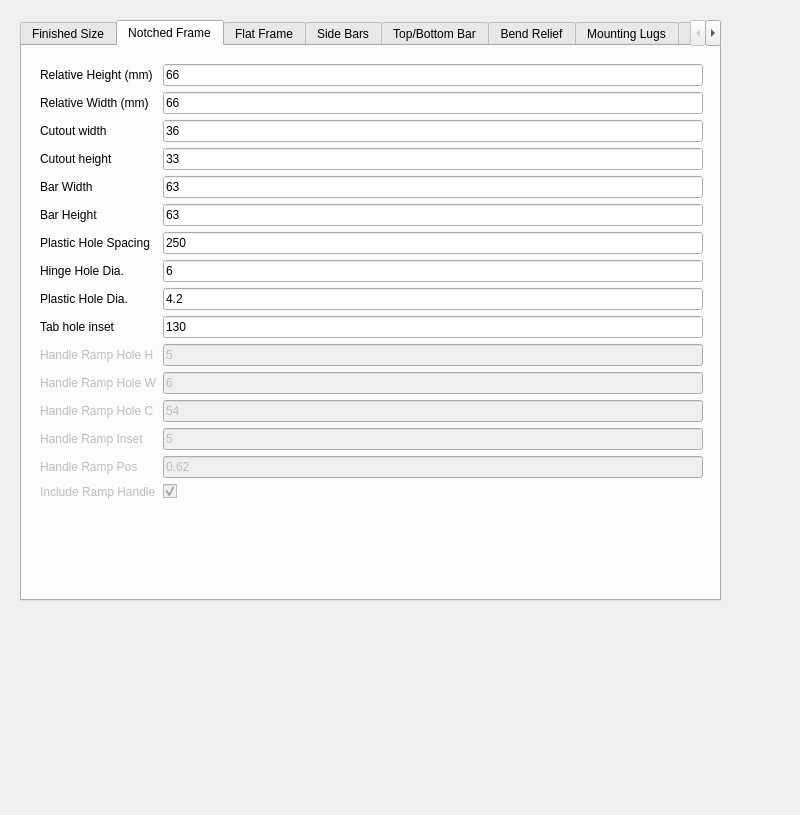
<?xml version="1.0" encoding="UTF-8"?>
<ui version="4.0">
 <class>Form</class>
 <widget class="QWidget" name="Form">
  <property name="geometry">
   <rect>
    <x>0</x>
    <y>0</y>
    <width>800</width>
    <height>815</height>
   </rect>
  </property>
  <property name="minimumSize">
   <size>
    <width>800</width>
    <height>500</height>
   </size>
  </property>
  <property name="windowTitle">
   <string>Form</string>
  </property>
  <property name="toolTip">
   <string extracomment="Hole clearance will be added to this value"/>
  </property>
  <widget class="QTabWidget" name="tabWidget">
   <property name="enabled">
    <bool>true</bool>
   </property>
   <property name="geometry">
    <rect>
     <x>20</x>
     <y>20</y>
     <width>701</width>
     <height>581</height>
    </rect>
   </property>
   <property name="currentIndex">
    <number>1</number>
   </property>
   <property name="documentMode">
    <bool>false</bool>
   </property>
   <widget class="QWidget" name="tab">
    <attribute name="title">
     <string>Finished Size</string>
    </attribute>
    <widget class="QWidget" name="formLayoutWidget_9">
     <property name="geometry">
      <rect>
       <x>0</x>
       <y>10</y>
       <width>683</width>
       <height>281</height>
      </rect>
     </property>
     <layout class="QFormLayout" name="formLayout_9">
      <item row="2" column="1">
       <widget class="QLineEdit" name="FinishedWidth">
        <property name="text">
         <string>557</string>
        </property>
       </widget>
      </item>
      <item row="2" column="0">
       <widget class="QLabel" name="label">
        <property name="text">
         <string>Width (mm):</string>
        </property>
       </widget>
      </item>
      <item row="3" column="1">
       <widget class="QLineEdit" name="FinishedHeight">
        <property name="text">
         <string>1200</string>
        </property>
       </widget>
      </item>
      <item row="3" column="0">
       <widget class="QLabel" name="label">
        <property name="text">
         <string>Height (mm):</string>
        </property>
       </widget>
      </item>
      <item row="5" column="1">
       <widget class="QPushButton" name="SaveButton">
        <property name="enabled">
         <bool>false</bool>
        </property>
        <property name="text">
         <string>Save</string>
        </property>
       </widget>
      </item>
      <item row="7" column="1">
       <widget class="QPushButton" name="pushButton">
        <property name="enabled">
         <bool>false</bool>
        </property>
        <property name="text">
         <string>Restore</string>
        </property>
       </widget>
      </item>
      <item row="1" column="1">
       <widget class="QLineEdit" name="CustomerName">
        <property name="text">
         <string>Customer_Name</string>
        </property>
       </widget>
      </item>
      <item row="1" column="0">
       <widget class="QLabel" name="Customer">
        <property name="text">
         <string>Customer</string>
        </property>
       </widget>
      </item>
      <item row="4" column="1">
       <widget class="QCheckBox" name="TopOpener">
        <property name="enabled">
         <bool>false</bool>
        </property>
        <property name="text">
         <string/>
        </property>
       </widget>
      </item>
      <item row="4" column="0">
       <widget class="QLabel" name="label_46">
        <property name="enabled">
         <bool>false</bool>
        </property>
        <property name="text">
         <string>Top Opener</string>
        </property>
       </widget>
      </item>
      <item row="8" column="1">
       <widget class="QLabel" name="label_47">
        <property name="text">
         <string>System assumes that 'Allowance' between masons opening and window has been subtracted by specifier.</string>
        </property>
       </widget>
      </item>
     </layout>
    </widget>
   </widget>
   <widget class="QWidget" name="tab_2">
    <attribute name="title">
     <string>Notched Frame</string>
    </attribute>
    <widget class="QWidget" name="formLayoutWidget_8">
     <property name="geometry">
      <rect>
       <x>9</x>
       <y>9</y>
       <width>681</width>
       <height>518</height>
      </rect>
     </property>
     <layout class="QFormLayout" name="formLayout_8">
      <property name="fieldGrowthPolicy">
       <enum>QFormLayout::AllNonFixedFieldsGrow</enum>
      </property>
      <item row="0" column="0">
       <widget class="QLabel" name="label_18">
        <property name="text">
         <string>Relative Height (mm)</string>
        </property>
       </widget>
      </item>
      <item row="0" column="1">
       <widget class="QLineEdit" name="FrameARelativeHeight">
        <property name="text">
         <string>66</string>
        </property>
       </widget>
      </item>
      <item row="1" column="0">
       <widget class="QLabel" name="label_23">
        <property name="text">
         <string>Relative Width (mm)</string>
        </property>
       </widget>
      </item>
      <item row="1" column="1">
       <widget class="QLineEdit" name="FrameARelativeWidth">
        <property name="text">
         <string>66</string>
        </property>
       </widget>
      </item>
      <item row="2" column="0">
       <widget class="QLabel" name="label">
        <property name="text">
         <string>Cutout width</string>
        </property>
       </widget>
      </item>
      <item row="2" column="1">
       <widget class="QLineEdit" name="CutoutWidth">
        <property name="text">
         <string>36</string>
        </property>
       </widget>
      </item>
      <item row="3" column="0">
       <widget class="QLabel" name="label">
        <property name="text">
         <string>Cutout height</string>
        </property>
       </widget>
      </item>
      <item row="3" column="1">
       <widget class="QLineEdit" name="CutoutHeight">
        <property name="text">
         <string>33</string>
        </property>
       </widget>
      </item>
      <item row="4" column="0">
       <widget class="QLabel" name="label_2">
        <property name="text">
         <string>Bar Width</string>
        </property>
       </widget>
      </item>
      <item row="4" column="1">
       <widget class="QLineEdit" name="FrameABarWidth">
        <property name="text">
         <string>63</string>
        </property>
       </widget>
      </item>
      <item row="5" column="0">
       <widget class="QLabel" name="label_4">
        <property name="text">
         <string>Bar Height</string>
        </property>
       </widget>
      </item>
      <item row="5" column="1">
       <widget class="QLineEdit" name="FrameABarHeight">
        <property name="text">
         <string>63</string>
        </property>
       </widget>
      </item>
      <item row="6" column="0">
       <widget class="QLabel" name="label_21">
        <property name="text">
         <string>Plastic Hole Spacing</string>
        </property>
       </widget>
      </item>
      <item row="6" column="1">
       <widget class="QLineEdit" name="FrameAPlasticHoleSpacing">
        <property name="text">
         <string>250</string>
        </property>
       </widget>
      </item>
      <item row="7" column="0">
       <widget class="QLabel" name="label_3">
        <property name="text">
         <string>Hinge Hole Dia.</string>
        </property>
       </widget>
      </item>
      <item row="7" column="1">
       <widget class="QLineEdit" name="HoleDiameter">
        <property name="text">
         <string>6</string>
        </property>
       </widget>
      </item>
      <item row="9" column="0">
       <widget class="QLabel" name="label_26">
        <property name="text">
         <string>Plastic Hole Dia.</string>
        </property>
       </widget>
      </item>
      <item row="9" column="1">
       <widget class="QLineEdit" name="PlasticHoleDiameter">
        <property name="text">
         <string>4.2</string>
        </property>
       </widget>
      </item>
      <item row="11" column="0">
       <widget class="QLabel" name="label_27">
        <property name="enabled">
         <bool>false</bool>
        </property>
        <property name="text">
         <string>Handle Ramp Hole H</string>
        </property>
       </widget>
      </item>
      <item row="11" column="1">
       <widget class="QLineEdit" name="HandleRampHoleHeight">
        <property name="enabled">
         <bool>false</bool>
        </property>
        <property name="text">
         <string>5</string>
        </property>
       </widget>
      </item>
      <item row="12" column="0">
       <widget class="QLabel" name="label_28">
        <property name="enabled">
         <bool>false</bool>
        </property>
        <property name="text">
         <string>Handle Ramp Hole W</string>
        </property>
       </widget>
      </item>
      <item row="12" column="1">
       <widget class="QLineEdit" name="HandleRampHoleWidth">
        <property name="enabled">
         <bool>false</bool>
        </property>
        <property name="text">
         <string>6</string>
        </property>
       </widget>
      </item>
      <item row="13" column="0">
       <widget class="QLabel" name="label_36">
        <property name="enabled">
         <bool>false</bool>
        </property>
        <property name="text">
         <string>Handle Ramp Hole C</string>
        </property>
       </widget>
      </item>
      <item row="13" column="1">
       <widget class="QLineEdit" name="HandleRampHoleCentres">
        <property name="enabled">
         <bool>false</bool>
        </property>
        <property name="text">
         <string>54</string>
        </property>
       </widget>
      </item>
      <item row="15" column="0">
       <widget class="QLabel" name="label_37">
        <property name="enabled">
         <bool>false</bool>
        </property>
        <property name="text">
         <string>Handle Ramp Inset</string>
        </property>
       </widget>
      </item>
      <item row="15" column="1">
       <widget class="QLineEdit" name="HandleRampHoleInset">
        <property name="enabled">
         <bool>false</bool>
        </property>
        <property name="text">
         <string>5</string>
        </property>
       </widget>
      </item>
      <item row="16" column="1">
       <widget class="QLineEdit" name="HandleRampHolePosition">
        <property name="enabled">
         <bool>false</bool>
        </property>
        <property name="text">
         <string>0.62</string>
        </property>
       </widget>
      </item>
      <item row="16" column="0">
       <widget class="QLabel" name="label_44">
        <property name="enabled">
         <bool>false</bool>
        </property>
        <property name="text">
         <string>Handle Ramp Pos</string>
        </property>
       </widget>
      </item>
      <item row="17" column="0">
       <widget class="QLabel" name="label_45">
        <property name="enabled">
         <bool>false</bool>
        </property>
        <property name="text">
         <string>Include Ramp Handle</string>
        </property>
       </widget>
      </item>
      <item row="17" column="1">
       <widget class="QCheckBox" name="IncludeRampHandle">
        <property name="enabled">
         <bool>false</bool>
        </property>
        <property name="text">
         <string/>
        </property>
        <property name="checked">
         <bool>true</bool>
        </property>
       </widget>
      </item>
      <item row="10" column="1">
       <widget class="QLineEdit" name="TabHoleInset">
        <property name="text">
         <string>130</string>
        </property>
       </widget>
      </item>
      <item row="10" column="0">
       <widget class="QLabel" name="label_52">
        <property name="text">
         <string>Tab hole inset</string>
        </property>
       </widget>
      </item>
     </layout>
    </widget>
   </widget>
   <widget class="QWidget" name="tab_3">
    <property name="enabled">
     <bool>false</bool>
    </property>
    <attribute name="title">
     <string>Flat Frame</string>
    </attribute>
    <widget class="QWidget" name="formLayoutWidget">
     <property name="geometry">
      <rect>
       <x>10</x>
       <y>10</y>
       <width>671</width>
       <height>331</height>
      </rect>
     </property>
     <layout class="QFormLayout" name="formLayout">
      <property name="fieldGrowthPolicy">
       <enum>QFormLayout::AllNonFixedFieldsGrow</enum>
      </property>
      <item row="0" column="0">
       <widget class="QLabel" name="label_22">
        <property name="text">
         <string>Relative Height (mm)</string>
        </property>
       </widget>
      </item>
      <item row="0" column="1">
       <widget class="QLineEdit" name="FrameCRelativeHeight">
        <property name="text">
         <string>-12</string>
        </property>
       </widget>
      </item>
      <item row="1" column="0">
       <widget class="QLabel" name="label_24">
        <property name="text">
         <string>Relative Width (mm)</string>
        </property>
       </widget>
      </item>
      <item row="1" column="1">
       <widget class="QLineEdit" name="FrameCRelativeWidth">
        <property name="text">
         <string>-12</string>
        </property>
       </widget>
      </item>
      <item row="2" column="0">
       <widget class="QLabel" name="label_8">
        <property name="text">
         <string>Bar Width</string>
        </property>
       </widget>
      </item>
      <item row="2" column="1">
       <widget class="QLineEdit" name="FrameCBarWidth">
        <property name="text">
         <string>19</string>
        </property>
       </widget>
      </item>
      <item row="3" column="0">
       <widget class="QLabel" name="label_9">
        <property name="text">
         <string>Bar Height</string>
        </property>
       </widget>
      </item>
      <item row="3" column="1">
       <widget class="QLineEdit" name="FrameCBarHeight">
        <property name="text">
         <string>19</string>
        </property>
       </widget>
      </item>
      <item row="4" column="0">
       <widget class="QLabel" name="label_39">
        <property name="text">
         <string>Hinge Hole Width</string>
        </property>
       </widget>
      </item>
      <item row="4" column="1">
       <widget class="QLineEdit" name="FrameCHingeHoleWidth">
        <property name="text">
         <string>10</string>
        </property>
       </widget>
      </item>
      <item row="5" column="0">
       <widget class="QLabel" name="label_40">
        <property name="text">
         <string>Hinge Hole Height</string>
        </property>
       </widget>
      </item>
      <item row="5" column="1">
       <widget class="QLineEdit" name="FrameCHingeHoleHeight">
        <property name="text">
         <string>5</string>
        </property>
       </widget>
      </item>
      <item row="6" column="0">
       <widget class="QLabel" name="label_41">
        <property name="text">
         <string>Hinge Hole Centre W</string>
        </property>
       </widget>
      </item>
      <item row="7" column="0">
       <widget class="QLabel" name="label_42">
        <property name="text">
         <string>Hinge Hole Centre H</string>
        </property>
       </widget>
      </item>
      <item row="6" column="1">
       <widget class="QLineEdit" name="FrameCHingeHoleCentreW">
        <property name="text">
         <string>9</string>
        </property>
       </widget>
      </item>
      <item row="7" column="1">
       <widget class="QLineEdit" name="FrameCHingeHoleCentreH">
        <property name="text">
         <string>5</string>
        </property>
       </widget>
      </item>
      <item row="8" column="0">
       <widget class="QLabel" name="label_48">
        <property name="text">
         <string>Weld Tab Position</string>
        </property>
       </widget>
      </item>
      <item row="8" column="1">
       <widget class="QLineEdit" name="FlatFrameWeldHolePosition">
        <property name="text">
         <string>14.5</string>
        </property>
       </widget>
      </item>
     </layout>
    </widget>
   </widget>
   <widget class="QWidget" name="tab_4">
    <property name="enabled">
     <bool>false</bool>
    </property>
    <attribute name="title">
     <string>Side Bars</string>
    </attribute>
    <widget class="QWidget" name="formLayoutWidget_2">
     <property name="geometry">
      <rect>
       <x>10</x>
       <y>10</y>
       <width>681</width>
       <height>211</height>
      </rect>
     </property>
     <layout class="QFormLayout" name="formLayout_2">
      <property name="fieldGrowthPolicy">
       <enum>QFormLayout::AllNonFixedFieldsGrow</enum>
      </property>
      <item row="0" column="0">
       <widget class="QLabel" name="label_13">
        <property name="text">
         <string>Width</string>
        </property>
       </widget>
      </item>
      <item row="2" column="0">
       <widget class="QLabel" name="label_29">
        <property name="text">
         <string>Rel Height (mm)</string>
        </property>
       </widget>
      </item>
      <item row="2" column="1">
       <widget class="QLineEdit" name="SidebarRelativeHeight">
        <property name="text">
         <string>-38</string>
        </property>
       </widget>
      </item>
      <item row="5" column="0">
       <widget class="QLabel" name="label_25">
        <property name="text">
         <string>Seal Hole Spacing</string>
        </property>
       </widget>
      </item>
      <item row="5" column="1">
       <widget class="QLineEdit" name="SidebarSealHoleSpacing">
        <property name="text">
         <string>200</string>
        </property>
       </widget>
      </item>
      <item row="6" column="0">
       <widget class="QLabel" name="label_38">
        <property name="text">
         <string/>
        </property>
       </widget>
      </item>
      <item row="3" column="0">
       <widget class="QLabel" name="label_43">
        <property name="text">
         <string>Seal Hole Dia.</string>
        </property>
       </widget>
      </item>
      <item row="0" column="1">
       <widget class="QLineEdit" name="SidebarWidth">
        <property name="text">
         <string>41</string>
        </property>
       </widget>
      </item>
      <item row="3" column="1">
       <widget class="QLineEdit" name="SidebarSealHoleDiameter">
        <property name="text">
         <string>4.2</string>
        </property>
       </widget>
      </item>
     </layout>
    </widget>
   </widget>
   <widget class="QWidget" name="tab_8">
    <attribute name="title">
     <string>Top/Bottom Bar</string>
    </attribute>
    <widget class="QWidget" name="formLayoutWidget_6">
     <property name="geometry">
      <rect>
       <x>10</x>
       <y>10</y>
       <width>681</width>
       <height>241</height>
      </rect>
     </property>
     <layout class="QFormLayout" name="formLayout_6">
      <property name="fieldGrowthPolicy">
       <enum>QFormLayout::AllNonFixedFieldsGrow</enum>
      </property>
      <item row="0" column="0">
       <widget class="QLabel" name="label_20">
        <property name="text">
         <string>Tabbed Bar Height</string>
        </property>
       </widget>
      </item>
      <item row="1" column="0">
       <widget class="QLabel" name="label_19">
        <property name="text">
         <string>Tabbled Bar Rel Width</string>
        </property>
       </widget>
      </item>
      <item row="1" column="1">
       <widget class="QLineEdit" name="TabbedBarRelativeWidth">
        <property name="text">
         <string>-10</string>
        </property>
       </widget>
      </item>
      <item row="0" column="1">
       <widget class="QLineEdit" name="TabbedBarHeight">
        <property name="text">
         <string>52</string>
        </property>
       </widget>
      </item>
      <item row="2" column="0">
       <widget class="QLabel" name="label_49">
        <property name="text">
         <string>Simple Bar Height</string>
        </property>
       </widget>
      </item>
      <item row="3" column="0">
       <widget class="QLabel" name="label_50">
        <property name="text">
         <string>Simple Bar Rel Width</string>
        </property>
       </widget>
      </item>
      <item row="2" column="1">
       <widget class="QLineEdit" name="SimpleBarHeight">
        <property name="text">
         <string>44</string>
        </property>
       </widget>
      </item>
      <item row="3" column="1">
       <widget class="QLineEdit" name="SimpleBarRelativeWidth">
        <property name="text">
         <string>-16</string>
        </property>
       </widget>
      </item>
     </layout>
    </widget>
   </widget>
   <widget class="QWidget" name="tab_5">
    <attribute name="title">
     <string>Bend Relief</string>
    </attribute>
    <widget class="QWidget" name="formLayoutWidget_3">
     <property name="geometry">
      <rect>
       <x>10</x>
       <y>10</y>
       <width>671</width>
       <height>211</height>
      </rect>
     </property>
     <layout class="QFormLayout" name="formLayout_3">
      <property name="fieldGrowthPolicy">
       <enum>QFormLayout::AllNonFixedFieldsGrow</enum>
      </property>
      <item row="0" column="0">
       <widget class="QLabel" name="label_5">
        <property name="text">
         <string>Diameter</string>
        </property>
       </widget>
      </item>
      <item row="0" column="1">
       <widget class="QLineEdit" name="BendReliefDiameter">
        <property name="text">
         <string>3</string>
        </property>
       </widget>
      </item>
      <item row="1" column="0">
       <widget class="QLabel" name="label_6">
        <property name="text">
         <string>Slot Width</string>
        </property>
       </widget>
      </item>
      <item row="1" column="1">
       <widget class="QLineEdit" name="BendReliefSlotWidth">
        <property name="text">
         <string>1.5</string>
        </property>
       </widget>
      </item>
      <item row="2" column="0">
       <widget class="QLabel" name="label_7">
        <property name="text">
         <string>Slot Length</string>
        </property>
       </widget>
      </item>
      <item row="2" column="1">
       <widget class="QLineEdit" name="BendReliefSlotLength">
        <property name="text">
         <string>3</string>
        </property>
       </widget>
      </item>
     </layout>
    </widget>
   </widget>
   <widget class="QWidget" name="tab_6">
    <attribute name="title">
     <string>Mounting Lugs</string>
    </attribute>
    <widget class="QWidget" name="formLayoutWidget_4">
     <property name="geometry">
      <rect>
       <x>10</x>
       <y>10</y>
       <width>681</width>
       <height>211</height>
      </rect>
     </property>
     <layout class="QFormLayout" name="formLayout_4">
      <item row="0" column="0">
       <widget class="QLabel" name="label_10">
        <property name="text">
         <string>Width</string>
        </property>
       </widget>
      </item>
      <item row="0" column="1">
       <widget class="QLineEdit" name="LugWidth">
        <property name="text">
         <string>15</string>
        </property>
       </widget>
      </item>
      <item row="2" column="0">
       <widget class="QLabel" name="label_11">
        <property name="text">
         <string>Hole Offset</string>
        </property>
       </widget>
      </item>
      <item row="2" column="1">
       <widget class="QLineEdit" name="LugHoleOffset">
        <property name="text">
         <string>21</string>
        </property>
       </widget>
      </item>
      <item row="3" column="0">
       <widget class="QLabel" name="label_12">
        <property name="text">
         <string>Hole Diameter</string>
        </property>
       </widget>
      </item>
      <item row="3" column="1">
       <widget class="QLineEdit" name="LugHoleDiameter">
        <property name="text">
         <string>4.2</string>
        </property>
       </widget>
      </item>
      <item row="4" column="0">
       <widget class="QLabel" name="label_16">
        <property name="text">
         <string>Inset</string>
        </property>
       </widget>
      </item>
      <item row="4" column="1">
       <widget class="QLineEdit" name="MountingLugInset">
        <property name="enabled">
         <bool>false</bool>
        </property>
        <property name="text">
         <string>75</string>
        </property>
       </widget>
      </item>
      <item row="5" column="0">
       <widget class="QLabel" name="label_30">
        <property name="text">
         <string>Min Spacing</string>
        </property>
       </widget>
      </item>
      <item row="5" column="1">
       <widget class="QLineEdit" name="MountingLugMinSpacing">
        <property name="enabled">
         <bool>false</bool>
        </property>
        <property name="text">
         <string>250</string>
        </property>
       </widget>
      </item>
      <item row="6" column="0">
       <widget class="QLabel" name="label_31">
        <property name="enabled">
         <bool>false</bool>
        </property>
        <property name="text">
         <string>Max Spacing</string>
        </property>
       </widget>
      </item>
      <item row="6" column="1">
       <widget class="QLineEdit" name="MountingLugMaxSpacing">
        <property name="enabled">
         <bool>false</bool>
        </property>
        <property name="text">
         <string>1000</string>
        </property>
       </widget>
      </item>
      <item row="1" column="0">
       <widget class="QLabel" name="label_51">
        <property name="text">
         <string>Length</string>
        </property>
       </widget>
      </item>
      <item row="1" column="1">
       <widget class="QLineEdit" name="LugLength">
        <property name="text">
         <string>27</string>
        </property>
       </widget>
      </item>
     </layout>
    </widget>
   </widget>
   <widget class="QWidget" name="tab_7">
    <property name="enabled">
     <bool>false</bool>
    </property>
    <attribute name="title">
     <string>Weld Tabs</string>
    </attribute>
    <widget class="QWidget" name="formLayoutWidget_5">
     <property name="geometry">
      <rect>
       <x>10</x>
       <y>10</y>
       <width>681</width>
       <height>268</height>
      </rect>
     </property>
     <layout class="QFormLayout" name="formLayout_5">
      <property name="fieldGrowthPolicy">
       <enum>QFormLayout::AllNonFixedFieldsGrow</enum>
      </property>
      <item row="0" column="0">
       <widget class="QLabel" name="label_15">
        <property name="text">
         <string>Depth</string>
        </property>
       </widget>
      </item>
      <item row="0" column="1">
       <widget class="QLineEdit" name="WeldLugDepth">
        <property name="text">
         <string>2</string>
        </property>
       </widget>
      </item>
      <item row="1" column="0">
       <widget class="QLabel" name="label_14">
        <property name="text">
         <string>Width</string>
        </property>
       </widget>
      </item>
      <item row="1" column="1">
       <widget class="QLineEdit" name="WeldLugWidth">
        <property name="text">
         <string>5.5</string>
        </property>
       </widget>
      </item>
      <item row="2" column="0">
       <widget class="QLabel" name="label_35">
        <property name="text">
         <string>Hole Clearance</string>
        </property>
       </widget>
      </item>
      <item row="2" column="1">
       <widget class="QLineEdit" name="WeldLugHoleClearance">
        <property name="text">
         <string>0.125</string>
        </property>
       </widget>
      </item>
      <item row="3" column="0">
       <widget class="QLabel" name="label_34">
        <property name="text">
         <string>Hole Width</string>
        </property>
       </widget>
      </item>
      <item row="3" column="1">
       <widget class="QLineEdit" name="WeldLugHoleWidth">
        <property name="text">
         <string>3</string>
        </property>
       </widget>
      </item>
      <item row="4" column="0">
       <widget class="QLabel" name="label_17">
        <property name="text">
         <string>Inset</string>
        </property>
       </widget>
      </item>
      <item row="4" column="1">
       <widget class="QLineEdit" name="WeldLugInset">
        <property name="text">
         <string>20</string>
        </property>
       </widget>
      </item>
      <item row="5" column="0">
       <widget class="QLabel" name="label_32">
        <property name="text">
         <string>Min Spacing</string>
        </property>
       </widget>
      </item>
      <item row="5" column="1">
       <widget class="QLineEdit" name="WeldLugMinSpacing">
        <property name="text">
         <string>75</string>
        </property>
       </widget>
      </item>
      <item row="7" column="0">
       <widget class="QLabel" name="label_33">
        <property name="enabled">
         <bool>false</bool>
        </property>
        <property name="text">
         <string>Max Spacing</string>
        </property>
       </widget>
      </item>
      <item row="7" column="1">
       <widget class="QLineEdit" name="WeldLugMaxSpacing">
        <property name="enabled">
         <bool>false</bool>
        </property>
        <property name="text">
         <string>85</string>
        </property>
       </widget>
      </item>
     </layout>
    </widget>
   </widget>
  </widget>
 </widget>
 <layoutdefault spacing="6" margin="9"/>
 <tabstops>
  <tabstop>tabWidget</tabstop>
  <tabstop>FinishedWidth</tabstop>
  <tabstop>FinishedHeight</tabstop>
  <tabstop>SaveButton</tabstop>
  <tabstop>FrameARelativeHeight</tabstop>
  <tabstop>FrameARelativeWidth</tabstop>
  <tabstop>CutoutHeight</tabstop>
  <tabstop>CutoutWidth</tabstop>
  <tabstop>FrameABarWidth</tabstop>
  <tabstop>FrameABarHeight</tabstop>
  <tabstop>FrameAPlasticHoleSpacing</tabstop>
  <tabstop>HoleDiameter</tabstop>
  <tabstop>PlasticHoleDiameter</tabstop>
  <tabstop>HandleRampHoleHeight</tabstop>
  <tabstop>HandleRampHoleWidth</tabstop>
  <tabstop>HandleRampHoleCentres</tabstop>
  <tabstop>HandleRampHoleInset</tabstop>
  <tabstop>FrameCRelativeHeight</tabstop>
  <tabstop>FrameCRelativeWidth</tabstop>
  <tabstop>FrameCBarWidth</tabstop>
  <tabstop>FrameCBarHeight</tabstop>
  <tabstop>FrameCHingeHoleWidth</tabstop>
  <tabstop>FrameCHingeHoleHeight</tabstop>
  <tabstop>FrameCHingeHoleCentreW</tabstop>
  <tabstop>FrameCHingeHoleCentreH</tabstop>
  <tabstop>SidebarWidth</tabstop>
  <tabstop>SidebarRelativeHeight</tabstop>
  <tabstop>SidebarSealHoleDiameter</tabstop>
  <tabstop>SidebarSealHoleSpacing</tabstop>
  <tabstop>TabbedBarHeight</tabstop>
  <tabstop>TabbedBarRelativeWidth</tabstop>
  <tabstop>BendReliefDiameter</tabstop>
  <tabstop>BendReliefSlotWidth</tabstop>
  <tabstop>BendReliefSlotLength</tabstop>
  <tabstop>LugWidth</tabstop>
  <tabstop>LugHoleOffset</tabstop>
  <tabstop>LugHoleDiameter</tabstop>
  <tabstop>MountingLugInset</tabstop>
  <tabstop>MountingLugMinSpacing</tabstop>
  <tabstop>MountingLugMaxSpacing</tabstop>
  <tabstop>WeldLugDepth</tabstop>
  <tabstop>WeldLugWidth</tabstop>
  <tabstop>WeldLugHoleClearance</tabstop>
  <tabstop>WeldLugHoleWidth</tabstop>
  <tabstop>WeldLugInset</tabstop>
  <tabstop>WeldLugMaxSpacing</tabstop>
  <tabstop>WeldLugMinSpacing</tabstop>
 </tabstops>
 <resources/>
 <connections>
  <connection>
   <sender>SaveButton</sender>
   <signal>clicked()</signal>
   <receiver>Form</receiver>
   <slot>lower()</slot>
   <hints>
    <hint type="sourcelabel">
     <x>414</x>
     <y>141</y>
    </hint>
    <hint type="destinationlabel">
     <x>399</x>
     <y>476</y>
    </hint>
   </hints>
  </connection>
 </connections>
 <designerdata>
  <property name="gridDeltaX">
   <number>10</number>
  </property>
  <property name="gridDeltaY">
   <number>10</number>
  </property>
  <property name="gridSnapX">
   <bool>true</bool>
  </property>
  <property name="gridSnapY">
   <bool>true</bool>
  </property>
  <property name="gridVisible">
   <bool>true</bool>
  </property>
 </designerdata>
</ui>
